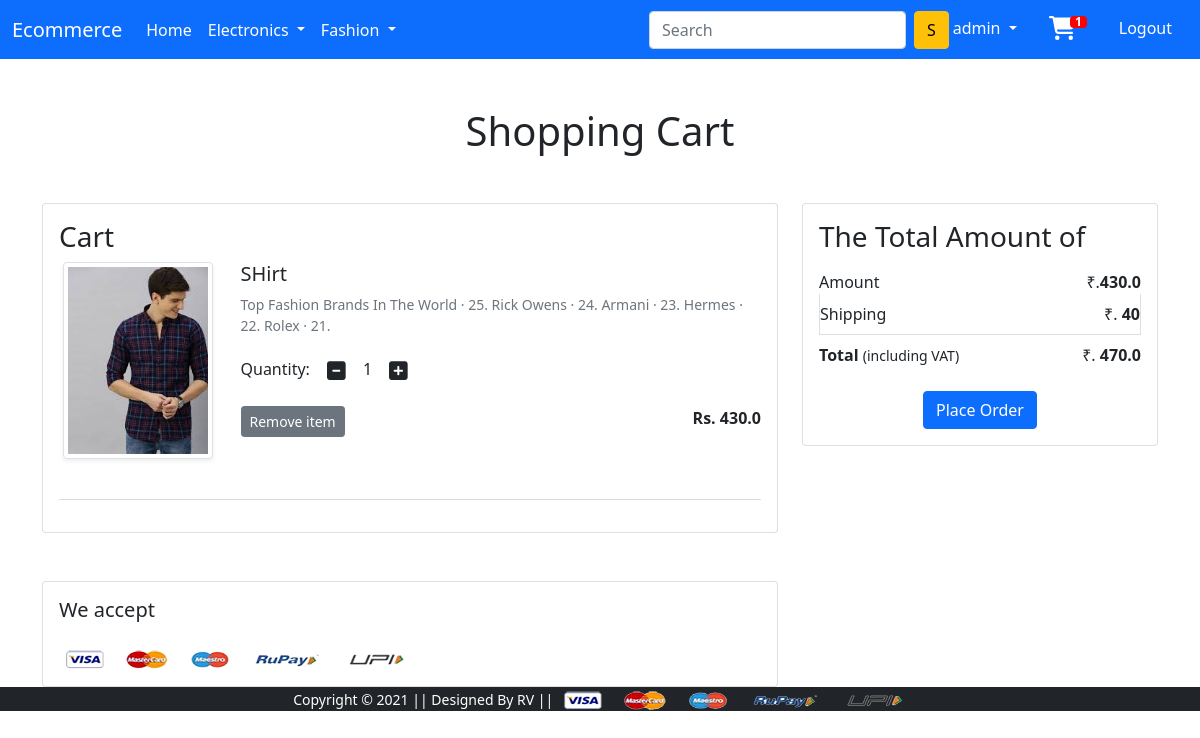
The app's page /cart-view/ (signed in) with its own data.
### core/models.py (models this page shows, shortened)
class Cart(models.Model):
    user = models.ForeignKey(User, on_delete=models.CASCADE)
    product = models.ForeignKey(Product, on_delete=models.CASCADE)
    quantity = models.PositiveIntegerField(default=1)

class Product(models.Model):
    title = models.CharField(max_length=100)
    selling_price = models.FloatField()
    discounted_price = models.FloatField()
    description = models.TextField()
    brand = models.CharField(max_length=100)
    category = models.CharField(choices=CATEGORY_CHOICES, max_length=5)
    product_image = models.ImageField(upload_to='productImage')

### core/views.py (the view, shortened to what this page needs)
# urls.py: path('cart-view/', views.CartView.as_view(), name='cart-view'),
class CartView(View):
    @method_decorator(login_required(login_url='login'),name='dispatch')
    def get(self, request):
        products = Cart.objects.filter(user=request.user).order_by('-id')
        if len(products) == 0 :
            return render(request,'core/empty_cart.html')
        else:
            product_count = products.count()
            shipping_charge = 40
            return render(request, 'core/addtocart.html', {'products': products,'shipping_charge':shipping_charge,'product_count':product_count})

### core/auth.py (called while the page is built)
def Cart_count(get_response):
    def middleware(request):
        if not request.session.get('user'):
            pass
        else:
            cart_count = Cart.objects.filter(user = request.user).count()
            request.session['cart_count'] = cart_count
        response = get_response(request)
        return response
    return middleware

### core/templatetags/custom_tags.py (called while the page is built)
@register.filter
def count_amount(value):
    products = value
    amount = 0
    for i in products:
        amount = amount + (i.product.discounted_price * i.quantity)
    return amount

@register.filter
def total_amount(value):
    amount = count_amount(value)
    shipping = 40
    amount = amount + shipping
    return amount

### core/views.py (called while the page is built)
    def get_user(self, user_id):
        try:
            user = UserModel.objects.get(pk=user_id)
        except UserModel.DoesNotExist:
            return None
        return user if self.user_can_authenticate(user) else None

### templates/core/addtocart.html (shortened to what this page needs)
{% extends 'core/base.html' %}
{% load static %}
{% load custom_tags %}
{% block main-content %}
<div class="container my-5">
    <div class="row">
        <h1 class="text-center mb-5">Shopping Cart</h1>
        <div class="col-8">
            <div class="card">
                <div class="card-body">
                    <h3>Cart</h3>
                    {% for i in products %}
                    <div class="row">
                        <div class="col-sm-3 text-center align-self-center"><img
                                src="{{ i.product.product_image.url }}" alt="" srcset=""
                                class="img-fluid img-thumbnail shadow-sm" height="150" width="150"></div>
                        <div class="col-sm-9">
                            <div>
                                <h5>{{ i.product.title }}</h5>
                                <p class="mb-2 text-muted small">
                                    {{ i.product.description }}
                                </p>
                                <div class="my-3">
                                    <label for="quantity">Quantity:</label>
                                    <a id="{{i.product.id}}" class="minus-cart btn"><i
                                            class="fas fa-minus-square fa-lg"></i></a>
                                    <span id="quantity">{{ i.quantity }}</span>
                                    <a id="{{i.product.id}}" class="plus-cart btn"><i
                                            class="fas fa-plus-square fa-lg"></i></a>
                                </div>
                                <div class="d-flex justify-content-between">
                                    <a class="btn btn-sm btn-secondary mr-3 remove-item" id="{{i.id}}">Remove
                                        item </a>
                                    <p class="mb-0">
                                        <span><strong>Rs. {{ i.product.discounted_price }}</strong></span>
                                    </p>
                                </div>
                            </div>
                        </div>
                    </div>
                    <br>
                    {% endfor %}
                    <hr class="text-muted">
                </div>
            </div>
        </div>
        <div class="col-4">
            <div class="card">
                <div class="card-body">
                    <h3>The Total Amount of</h3>
                    <ul class="list-group">
                        <li class="list-group-item d-flex justify-content-between align-items-center border-0 px-0 pb-0">
                            Amount
                            <span>₹.<strong id="amount">{{ products|count_amount }}</strong></span></li>
                        <li class="list-group-item d-flex justify-content-between align-items-center px-0">
                            Shipping<span>₹. <strong id="shipping_charge">{{shipping_charge}}</strong></span></li>
                        <li class="list-group-item d-flex justify-content-between align-items-center border-0 px-0 mb-3">
                            <div>
                                <strong>Total</strong> <small>(including VAT)</small>
                            </div>
                            <span>₹.<strong id="total_amount"> {{ products|total_amount }}</strong></span>
                        </li>
                    </ul>
                    <div class="d-grid">
                        <center>
                            <a class="text-white" style="text-decoration:none;" href="{% url 'checkout' %}">
                                <button class="btn btn-primary">Place Order</button>
                            </a>
                        </center>
                    </div>
                </div>
            </div>
        </div>
    </div>
</div>
<div class="container">
    <div class="row">
        <div class="col-sm-8">
            <div class="card">
                <div class="card-body">
                    <h5 class="mb-4">We accept</h5>
                    <img src="{% static 'core/images/payment.png' %}" alt="" class="img-fluid">
                </div>
            </div>
        </div>
    </div>
</div>
{% endblock main-content %}

### templates/core/base.html (shortened to what this page needs)
<!doctype html>
{% load static %}
<html lang="en">
<head>
    <link href="https://cdn.jsdelivr.net/npm/bootstrap@5.0.0-beta1/dist/css/bootstrap.min.css" rel="stylesheet"
>
    <link rel="stylesheet" href="{% static 'core/css/owl.carousel.min.css' %}">
    <link rel="stylesheet" href="{% static 'core/css/all.min.css' %}">
    <link rel="stylesheet" href="{% static 'core/css/style.css' %}">
</head>
<body>
<nav class="navbar navbar-expand-lg navbar-dark bg-primary">
    <div class="container-fluid">
        <a class="navbar-brand" href="/">Ecommerce</a>
        <div class="collapse navbar-collapse" id="navbarSupportedContent">
            <ul class="navbar-nav me-auto mb-2 mb-lg-0">
                <li class="nav-item">
                    <a class="nav-link active" aria-current="page" href="/">Home</a>
                </li>
                <li class="nav-item dropdown">
                    <a class="nav-link dropdown-toggle text-white" href="#" id="electronicsDropdown" role="button"
                       data-bs-toggle="dropdown" aria-expanded="false">
                        Electronics
                    </a>
                </li>
                <li class="nav-item dropdown">
                    <a class="nav-link dropdown-toggle text-white" href="#" id="fashionDropdown" role="button"
                       data-bs-toggle="dropdown" aria-expanded="false">
                        Fashion
                    </a>
                </li>
            </ul>
            <form method="GET" action="{% url 'search' %}" class="d-flex">
                <input class="form-control me-2" name="search" type="search" placeholder="Search" aria-label="Search">
                <button class="btn btn-warning" type="submit">S</button>
            </form>
            <div class="row">
                <ul class="navbar-nav">
                    {% if user.is_authenticated %}
                    <li class="nav-item dropdown mx-2">
                        <a class="nav-link dropdown-toggle text-white" href="#" id="profileDropdown" role="button"
                           data-bs-toggle="dropdown" aria-expanded="false">
                            {{user}}
                        </a>
                    </li>
                    <li class="nav-item mx-2">
                        <a href="{% url 'cart-view' %}" class="nav-link text-white">
                                <i class="fa" style="font-size:24px">&#xf07a;</i>
                                <span class='badge badge-warning' id='lblCartCount'>{{request.session.cart_count}}</span>
                        </a>
                    </li>
                    <li class="nav-item mx-2">
                        <a href="{% url 'logout' %}" class="nav-link text-white">Logout</a>
                    </li>
                    {% endif %}
                </ul>
            </div>
        </div>
    </div>
</nav>
{% block main-content %} {% endblock main-content %}
<footer class="container-fluid bottom-fixed bg-dark text-center">
    <small class="text-white">Copyright &copy; 2021 || Designed By RV || </small>
    <img src="{% static 'core/images/payment.png' %}" alt="" srcset="" class="img-fluid" height="2px">
</footer>
</body>
</html>

### static/core/css/style.css (style rules this page uses)
body { min-height: 800px; margin-bottom:5px; clear: both; }
#lblCartCount { font-size: 12px; background: #ff0000; color: #fff; padding: 0 5px; vertical-align: top; margin-left: -10px; }

### records on screen
Cart: product.product_image (picture), product "SHirt", product.description "Top Fashion Brands In The World · 25. Rick Owens · 24. Armani · 23. Hermes · 22. Rolex · 21.", quantity "1", product.discounted_price "430.0", product+quantity "430.0", product+quantity "470.0"

### other values on screen
{{ user }} "admin"
{{ request.session.cart_count }} "1"
{{ shipping_charge }} "40"
